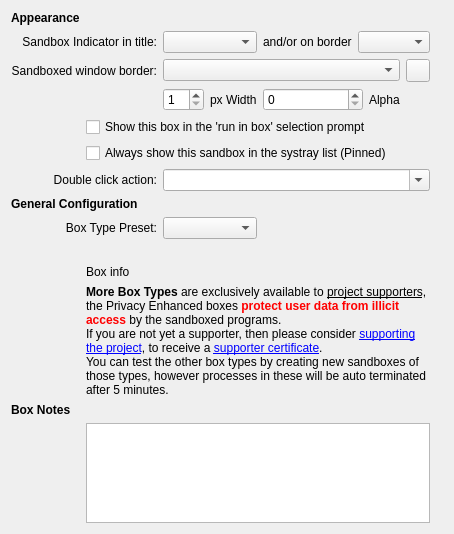
           <widget class="QWidget" name="tabOptions">
            <attribute name="title">
             <string>Box Options</string>
            </attribute>
            <layout class="QGridLayout" name="gridLayout_27">
             <item row="0" column="0">
              <layout class="QGridLayout" name="gridLayout_8">
               <item row="3" column="7">
                <widget class="QLabel" name="label_75">
                 <property name="text">
                  <string>Alpha</string>
                 </property>
                 <property name="buddy">
                  <cstring>spinBorderAlpha</cstring>
                 </property>
                </widget>
               </item>
               <item row="6" column="3" colspan="6">
                <widget class="QComboBox" name="cmbDblClick">
                 <property name="editable">
                  <bool>true</bool>
                 </property>
                </widget>
               </item>
               <item row="0" column="0">
                <widget class="QLabel" name="lblAppearance">
                 <property name="font">
                  <font>
                   <bold>true</bold>
                   <kerning>true</kerning>
                  </font>
                 </property>
                 <property name="text">
                  <string>Appearance</string>
                 </property>
                </widget>
               </item>
               <item row="10" column="1" colspan="8">
                <widget class="QLabel" name="lblBoxInfo">
                 <property name="text">
                  <string>Box info</string>
                 </property>
                 <property name="textFormat">
                  <enum>Qt::TextFormat::AutoText</enum>
                 </property>
                 <property name="wordWrap">
                  <bool>true</bool>
                 </property>
                 <property name="openExternalLinks">
                  <bool>true</bool>
                 </property>
                </widget>
               </item>
               <item row="2" column="8">
                <widget class="QToolButton" name="btnBorderColor">
                 <property name="text">
                  <string/>
                 </property>
                </widget>
               </item>
               <item row="14" column="2" colspan="6">
                <spacer name="horizontalSpacer_2">
                 <property name="orientation">
                  <enum>Qt::Orientation::Horizontal</enum>
                 </property>
                 <property name="sizeHint" stdset="0">
                  <size>
                   <width>40</width>
                   <height>0</height>
                  </size>
                 </property>
                </spacer>
               </item>
               <item row="3" column="4">
                <widget class="QLabel" name="label_14">
                 <property name="text">
                  <string>px Width</string>
                 </property>
                 <property name="alignment">
                  <set>Qt::AlignmentFlag::AlignLeading|Qt::AlignmentFlag::AlignLeft|Qt::AlignmentFlag::AlignVCenter</set>
                 </property>
                 <property name="buddy">
                  <cstring>spinBorderWidth</cstring>
                 </property>
                </widget>
               </item>
               <item row="0" column="1">
                <widget class="QLabel" name="label_30">
                 <property name="sizePolicy">
                  <sizepolicy hsizetype="Minimum" vsizetype="Minimum">
                   <horstretch>0</horstretch>
                   <verstretch>0</verstretch>
                  </sizepolicy>
                 </property>
                 <property name="maximumSize">
                  <size>
                   <width>16</width>
                   <height>16777215</height>
                  </size>
                 </property>
                 <property name="text">
                  <string/>
                 </property>
                </widget>
               </item>
               <item row="14" column="1">
                <spacer name="verticalSpacer_17">
                 <property name="orientation">
                  <enum>Qt::Orientation::Vertical</enum>
                 </property>
                 <property name="sizeHint" stdset="0">
                  <size>
                   <width>20</width>
                   <height>0</height>
                  </size>
                 </property>
                </spacer>
               </item>
               <item row="1" column="0" colspan="3">
                <widget class="QLabel" name="label_20">
                 <property name="text">
                  <string>Sandbox Indicator in title:</string>
                 </property>
                 <property name="alignment">
                  <set>Qt::AlignmentFlag::AlignRight|Qt::AlignmentFlag::AlignTrailing|Qt::AlignmentFlag::AlignVCenter</set>
                 </property>
                 <property name="buddy">
                  <cstring>cmbBoxIndicator</cstring>
                 </property>
                </widget>
               </item>
               <item row="3" column="3">
                <widget class="QSpinBox" name="spinBorderWidth">
                 <property name="minimum">
                  <number>1</number>
                 </property>
                 <property name="maximum">
                  <number>10</number>
                 </property>
                 <property name="value">
                  <number>1</number>
                 </property>
                </widget>
               </item>
               <item row="2" column="3" colspan="5">
                <widget class="QComboBox" name="cmbBoxBorder"/>
               </item>
               <item row="1" column="3" colspan="2">
                <widget class="QComboBox" name="cmbBoxIndicator"/>
               </item>
               <item row="3" column="5" colspan="2">
                <widget class="QSpinBox" name="spinBorderAlpha">
                 <property name="maximum">
                  <number>255</number>
                 </property>
                </widget>
               </item>
               <item row="6" column="0" colspan="3">
                <widget class="QLabel" name="label_70">
                 <property name="text">
                  <string>Double click action:</string>
                 </property>
                 <property name="alignment">
                  <set>Qt::AlignmentFlag::AlignRight|Qt::AlignmentFlag::AlignTrailing|Qt::AlignmentFlag::AlignVCenter</set>
                 </property>
                 <property name="buddy">
                  <cstring>cmbDblClick</cstring>
                 </property>
                </widget>
               </item>
               <item row="8" column="0" colspan="3">
                <widget class="QLabel" name="label_57">
                 <property name="text">
                  <string>Box Type Preset:</string>
                 </property>
                 <property name="alignment">
                  <set>Qt::AlignmentFlag::AlignRight|Qt::AlignmentFlag::AlignTrailing|Qt::AlignmentFlag::AlignVCenter</set>
                 </property>
                 <property name="buddy">
                  <cstring>cmbBoxType</cstring>
                 </property>
                </widget>
               </item>
               <item row="2" column="0" colspan="3">
                <widget class="QLabel" name="label_21">
                 <property name="text">
                  <string>Sandboxed window border:</string>
                 </property>
                 <property name="alignment">
                  <set>Qt::AlignmentFlag::AlignRight|Qt::AlignmentFlag::AlignTrailing|Qt::AlignmentFlag::AlignVCenter</set>
                 </property>
                 <property name="buddy">
                  <cstring>cmbBoxBorder</cstring>
                 </property>
                </widget>
               </item>
               <item row="13" column="1" colspan="8">
                <widget class="QPlainTextEdit" name="txtNotes">
                 <property name="maximumSize">
                  <size>
                   <width>16777215</width>
                   <height>100</height>
                  </size>
                 </property>
                </widget>
               </item>
               <item row="4" column="1" colspan="8">
                <widget class="QCheckBox" name="chkShowForRun">
                 <property name="text">
                  <string>Show this box in the 'run in box' selection prompt</string>
                 </property>
                </widget>
               </item>
               <item row="11" column="1" colspan="8">
                <widget class="QLabel" name="lblSupportCert">
                 <property name="text">
                  <string>&lt;b&gt;More Box Types&lt;/b&gt; are exclusively available to &lt;u&gt;project supporters&lt;/u&gt;, the Privacy Enhanced boxes &lt;b&gt;&lt;font color='red'&gt;protect user data from illicit access&lt;/font&gt;&lt;/b&gt; by the sandboxed programs.&lt;br /&gt;If you are not yet a supporter, then please consider &lt;a href=&quot;https://sandboxie-plus.com/go.php?to=sbie-get-cert&quot;&gt;supporting the project&lt;/a&gt;, to receive a &lt;a href=&quot;https://sandboxie-plus.com/go.php?to=sbie-cert&quot;&gt;supporter certificate&lt;/a&gt;.&lt;br /&gt;You can test the other box types by creating new sandboxes of those types, however processes in these will be auto terminated after 5 minutes.</string>
                 </property>
                 <property name="textFormat">
                  <enum>Qt::TextFormat::RichText</enum>
                 </property>
                 <property name="wordWrap">
                  <bool>true</bool>
                 </property>
                 <property name="openExternalLinks">
                  <bool>true</bool>
                 </property>
                </widget>
               </item>
               <item row="9" column="1" colspan="8">
                <widget class="QLabel" name="label_58">
                 <property name="text">
                  <string/>
                 </property>
                </widget>
               </item>
               <item row="5" column="1" colspan="8">
                <widget class="QCheckBox" name="chkPinToTray">
                 <property name="text">
                  <string>Always show this sandbox in the systray list (Pinned)</string>
                 </property>
                </widget>
               </item>
               <item row="8" column="3" colspan="2">
                <widget class="QComboBox" name="cmbBoxType"/>
               </item>
               <item row="1" column="9">
                <widget class="QLabel" name="label_77">
                 <property name="text">
                  <string/>
                 </property>
                </widget>
               </item>
               <item row="12" column="0">
                <widget class="QLabel" name="lblNotes">
                 <property name="font">
                  <font>
                   <bold>true</bold>
                   <kerning>true</kerning>
                  </font>
                 </property>
                 <property name="text">
                  <string>Box Notes</string>
                 </property>
                </widget>
               </item>
               <item row="7" column="0" colspan="3">
                <widget class="QLabel" name="lblBoxType">
                 <property name="font">
                  <font>
                   <bold>true</bold>
                   <kerning>true</kerning>
                  </font>
                 </property>
                 <property name="text">
                  <string>General Configuration</string>
                 </property>
                </widget>
               </item>
               <item row="1" column="5">
                <widget class="QLabel" name="label_76">
                 <property name="text">
                  <string>and/or on border</string>
                 </property>
                </widget>
               </item>
               <item row="1" column="6" colspan="3">
                <widget class="QComboBox" name="cmbBoxBorderText"/>
               </item>
              </layout>
             </item>
            </layout>
           </widget>
